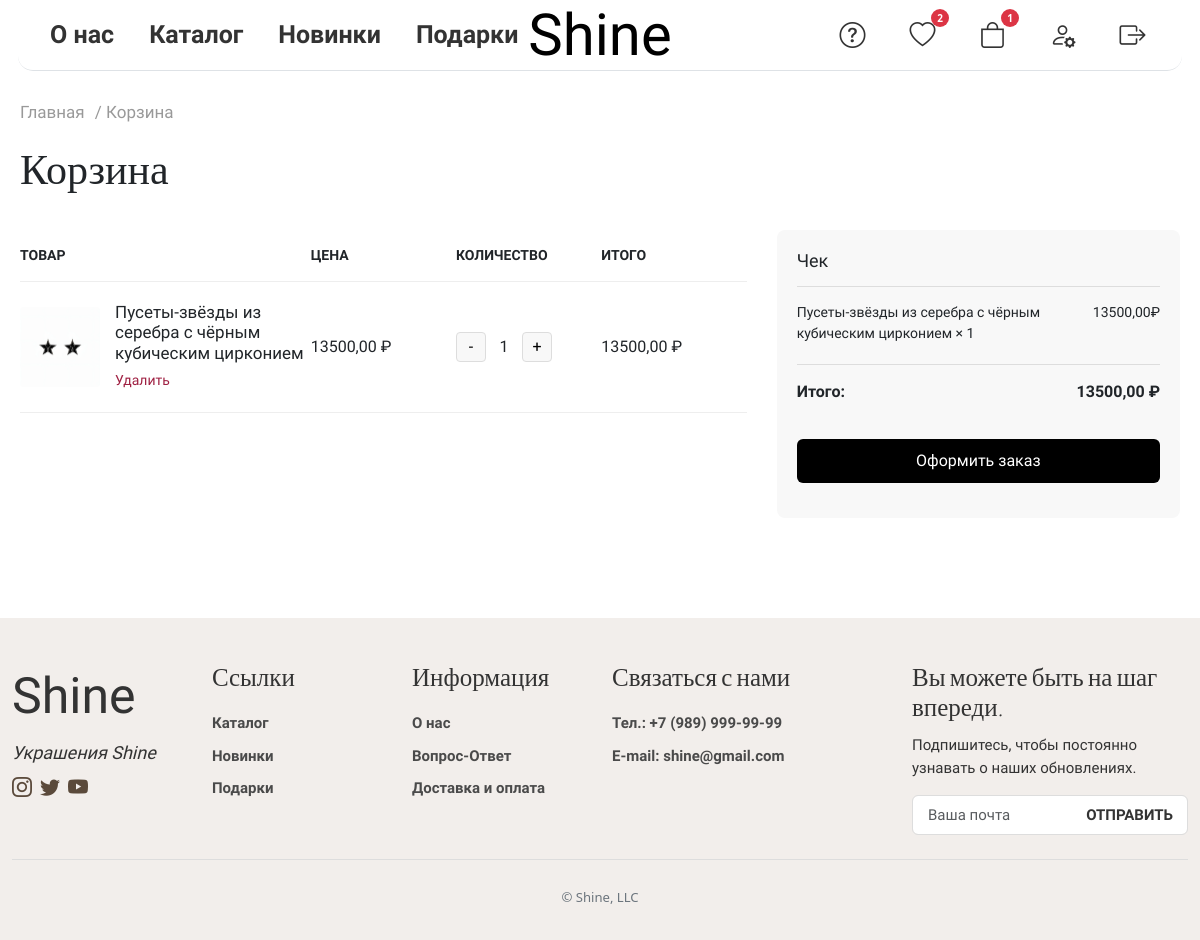
The app's page /cart/ (signed in) with its own data.
### webapp/models.py (models this page shows, shortened)
class CartItem(models.Model):
    cart = models.ForeignKey(Cart, on_delete=models.CASCADE, related_name='items', verbose_name='Корзина')
    product = models.ForeignKey(ViewProduct, on_delete=models.CASCADE, verbose_name='Товар')
    quantity = models.PositiveIntegerField(default=1, verbose_name='Количество')
    added_at = models.DateTimeField(auto_now_add=True)
    class Meta:
        unique_together = ('cart', 'product')
        verbose_name = 'Элемент корзины'
        verbose_name_plural = 'Элементы корзины'
        ordering = ['-added_at']
    @property
    def total_price(self):
        if self.product.discount:
            return self.product.final_price * self.quantity
        return self.product.price * self.quantity

class ViewProduct(models.Model):
    TYPE_CHOICES = [
        ('all', 'Показать все'),
        ('gold', 'Золото'),
        ('silver', 'Серебро'),
    ]
    type_material = models.CharField(max_length=10, choices=TYPE_CHOICES, verbose_name="Вид материала", default='all')
    category = models.ForeignKey(TypeProduct, related_name='view_products', on_delete=models.CASCADE,
                                 verbose_name='Категория', null=True, blank=True)
    product = models.ImageField(upload_to='productimage', verbose_name="Изображение товара")
    product2 = models.ImageField(upload_to='productimageswiper', verbose_name="Изображение товара2", null=True,
                                 blank=True)
    name_product = models.CharField(max_length=200, verbose_name="Название")
    price = models.DecimalField(max_digits=10, decimal_places=2, verbose_name="Цена")
    quantity = models.PositiveIntegerField(default=0, verbose_name="Количество")
    is_active = models.BooleanField(default=True, verbose_name="Активен", db_index=True)
    views = models.PositiveIntegerField(default=0, verbose_name="Просмотры")
    created_at = models.DateTimeField(auto_now_add=True)
    updated_at = models.DateTimeField(auto_now=True)
    old_price = models.DecimalField(max_digits=10, decimal_places=2, blank=True, null=True, verbose_name='Старая цена')
    discount = models.DecimalField(max_digits=5, decimal_places=2, blank=True, null=True, verbose_name='Скидка (%)')
    final_price = models.DecimalField(max_digits=10, decimal_places=2, blank=True, null=True,
                                      verbose_name='Цена со скидкой')
    objects = ProductQuerySet.as_manager()
    class Meta:
        ordering = ['-created_at']
        verbose_name = 'Все товары'
        verbose_name_plural = 'Все товары'
        indexes = [models.Index(fields=['is_active']), ]

class Cart(models.Model):
    user = models.ForeignKey(User, on_delete=models.CASCADE, related_name='cart', verbose_name='Пользователь')
    created_at = models.DateTimeField(auto_now_add=True)
    updated_at = models.DateTimeField(auto_now=True)
    class Meta:
        verbose_name = 'Корзина'
        verbose_name_plural = 'Корзины'
    @property
    def total_items(self):
        return self.items.aggregate(total=models.Sum('quantity'))['total'] or 0
    @property
    def total_price(self):
        total = 0
        for item in self.items.all():
            if item.product.discount:
                total += item.product.final_price * item.quantity
            else:
                total += item.product.price * item.quantity
        return total

### webapp/views.py (the view)
# urls.py: path('cart/', views.view_cart, name='view_cart'),
@login_required
def view_cart(request):
    cart, created = Cart.objects.get_or_create(user=request.user)
    return render(request, 'cart.html', {'cart': cart})

### webapp/context_processors.py (called while the page is built)
def cart_items_count(request):
    if request.user.is_authenticated:
        cart = Cart.objects.filter(user=request.user).first()
        return {'cart_items_count': cart.total_items if cart else 0}
    return {'cart_items_count': 0}

def wishlist_items_count(request):
    if request.user.is_authenticated:
        wishlist = Wishlist.objects.filter(user=request.user).first()
        return {'wishlist_items_count': wishlist.items.count() if wishlist else 0}
    return {'wishlist_items_count': 0}

### templates/cart.html (shortened to what this page needs)
{% extends "base.html" %}
{% load static %}
{% block content %}
<div class="cart-container">
    <div class="cart-header">
        <div class="productpage-breadcrumbs">
            <a href="{% url 'main' %}" class="productpage-breadcrumb-link">Главная</a> /
            <span class="productpage-breadcrumb-link">Корзина</span>
        </div>
        <h1 class="productpage-title">Корзина</h1>
    </div>
    <div class="cart-content">
        {% if cart.items.all %}
        <div class="cart-items-container">
            <div class="cart-items-header">
                <div class="header-product">Товар</div>
                <div class="header-price">Цена</div>
                <div class="header-quantity">Количество</div>
                <div class="header-total">Итого</div>
            </div>
            <div class="cart-items">
                {% for item in cart.items.all %}
                <div class="cart-item" data-product-id="{{ item.product.id }}">
                    <div class="item-product">
                        <a href="{% url 'product_view' item.product.id %}">
                            <img src="{{ item.product.product.url }}" alt="{{ item.product.name_product }}" class="item-image">
                        </a>
                        <div class="item-details">
                            <a href="{% url 'product_view' item.product.id %}">
                                <h3>{{ item.product.name_product }}</h3>
                            </a>
                            <button class="remove-item" data-product-id="{{ item.product.id }}">Удалить</button>
                        </div>
                    </div>
                    <div class="item-price">
                        {% if item.product.discount %}
                        <span class="old-price">{{ item.product.price }} ₽</span>
                        <span class="discounted-price">{{ item.product.final_price }} ₽</span>
                        {% else %}
                        {{ item.product.price }} ₽
                        {% endif %}
                    </div>
                    <div class="item-quantity">
                        <button class="quantity-btn minus" data-action="decrease">-</button>
                        <span class="quantity-value">{{ item.quantity }}</span>
                        <button class="quantity-btn plus" data-action="increase">+</button>
                    </div>
                    <div class="item-total">
                        {{ item.total_price }} ₽
                    </div>
                </div>
                {% endfor %}
            </div>
        </div>
        <div class="cart-summary">
            <div class="summary-header">
                <h3>Чек</h3>
            </div>
            <div class="summary-items" id="summary-items">
                {% for item in cart.items.all %}
                <div class="summary-item" data-product-id="{{ item.product.id }}">
                    <span>{{ item.product.name_product }} × <span
                            class="item-quantity-display">{{ item.quantity }}</span></span>
                    <span class="item-total-display">{{ item.total_price }}₽</span>
                </div>
                {% endfor %}
            </div>
            <div class="summary-total">
                <span>Итого:</span>
                <span class="total-price">{{ cart.total_price }} ₽</span>
            </div>
            <div class="" style="display: flex;padding: 15px 0; justify-content: center;">
                <a href="{% url 'checkout' %}" class="continue-shopping" id="checkout-btn"
                   {% if not cart.items.all %}style="pointer-events: none; opacity: 0.5;"{% endif %}>
                    Оформить заказ
                </a>
            </div>
        </div>
        {% else %}
        <div class="empty-cart">
            <p>Ваша корзина пуста</p>
            <a href="{% url 'catalog' %}" class="continue-shopping">Продолжить покупки</a>
        </div>
        {% endif %}
    </div>
</div>
{% endblock %}

### records on screen
CartItem: product.product (picture), product.name_product "Пусеты-звёзды из серебра с чёрным кубическим цирконием", product.price "13500,00", quantity "1", total_price "13500,00"
Cart: total_price "13500,00"

### other values on screen
{{ wishlist_items_count }} "2"
{{ cart_items_count }} "1"
